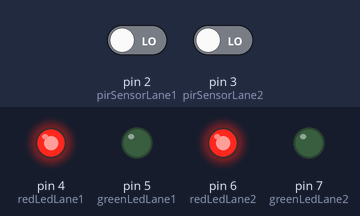
The sketch below on a simulated Arduino Uno, built with avr-gcc and run on an emulated ATmega328P. Shown: output pins drawn as LEDs (lit = HIGH). The inputs (shaded band) are chosen by the test bench; at power-on: pin 2 (pirSensorLane1) LOW, pin 3 (pirSensorLane2) LOW.

Above: at 1.2 s.
1.3 s: pin 2 (pirSensorLane1) driven HIGH
At 2.3 s:
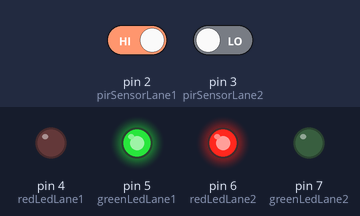
2.8 s: pin 2 (pirSensorLane1) driven LOW
At 5.5 s:
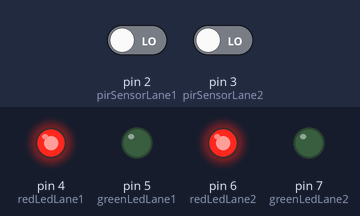
5.8 s: pin 3 (pirSensorLane2) driven HIGH
At 6.9 s:
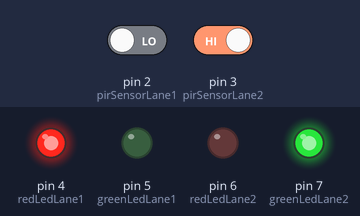
7.3 s: pin 3 (pirSensorLane2) driven LOW
At 8.1 s:
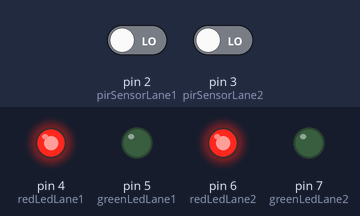
Timing chart, 0 to 9.9 s (numbered marks = the images above; inputs shaded):
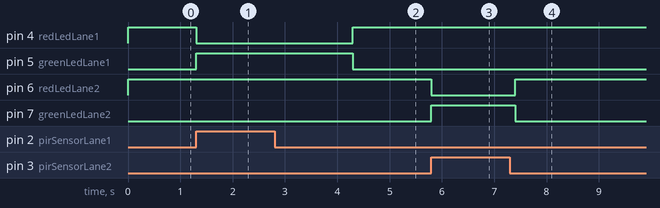

The sketch:

Smart_Traffic_Light_Based_on_number_of_cars.ino
```cpp
const int pirSensorLane1 = 2; // PIR sensor for Lane 1
const int pirSensorLane2 = 3; // PIR sensor for Lane 2

const int redLedLane1 = 4;    // Red LED for Lane 1
const int greenLedLane1 = 5;  // Green LED for Lane 1
const int redLedLane2 = 6;    // Red LED for Lane 2
const int greenLedLane2 = 7;  // Green LED for Lane 2

bool motionDetectedLane1 = false;
bool motionDetectedLane2 = false;

void setup() {
  pinMode(pirSensorLane1, INPUT);
  pinMode(pirSensorLane2, INPUT);
  pinMode(redLedLane1, OUTPUT);
  pinMode(greenLedLane1, OUTPUT);
  pinMode(redLedLane2, OUTPUT);
  pinMode(greenLedLane2, OUTPUT);
}

void loop() {
  motionDetectedLane1 = digitalRead(pirSensorLane1) == HIGH;
  motionDetectedLane2 = digitalRead(pirSensorLane2) == HIGH;

  if (motionDetectedLane1) {
    // Motion detected in Lane 1, turn Lane 1 green and wait until no motion
    turnGreenLane1();
    while (motionDetectedLane1) {
      motionDetectedLane1 = digitalRead(pirSensorLane1) == HIGH;
      delay(1000); // Adjust the delay based on your requirements
    }
    turnRedLane1();
  } else if (motionDetectedLane2) {
    // Motion detected in Lane 2, turn Lane 2 green and wait until no motion
    turnGreenLane2();
    while (motionDetectedLane2) {
      motionDetectedLane2 = digitalRead(pirSensorLane2) == HIGH;
      delay(100); // Adjust the delay based on your requirements
    }
    turnRedLane2();
  } else {
    // No motion detected, set both lanes to default state (both red)
    turnRedLane1();
    turnRedLane2();
  }
}

void turnGreenLane1() {
  digitalWrite(redLedLane1, LOW);
  digitalWrite(greenLedLane1, HIGH);
}

void turnRedLane1() {
  digitalWrite(greenLedLane1, LOW);
  digitalWrite(redLedLane1, HIGH);
}

void turnGreenLane2() {
  digitalWrite(redLedLane2, LOW);
  digitalWrite(greenLedLane2, HIGH);
}

void turnRedLane2() {
  digitalWrite(greenLedLane2, LOW);
  digitalWrite(redLedLane2, HIGH);
}
```

Measured:
- after the input at 1.3 s, pin 4 (redLedLane1): HIGH → LOW at once; pin 5 (greenLedLane1): LOW → HIGH at once
- after the input at 2.8 s, pin 4 (redLedLane1): LOW → HIGH after 1.5 s; pin 5 (greenLedLane1): HIGH → LOW after 1.5 s
- after the input at 5.8 s, pin 6 (redLedLane2): HIGH → LOW at once; pin 7 (greenLedLane2): LOW → HIGH at once
- after the input at 7.3 s, pin 6 (redLedLane2): LOW → HIGH after 0.10 s; pin 7 (greenLedLane2): HIGH → LOW after 0.10 s
